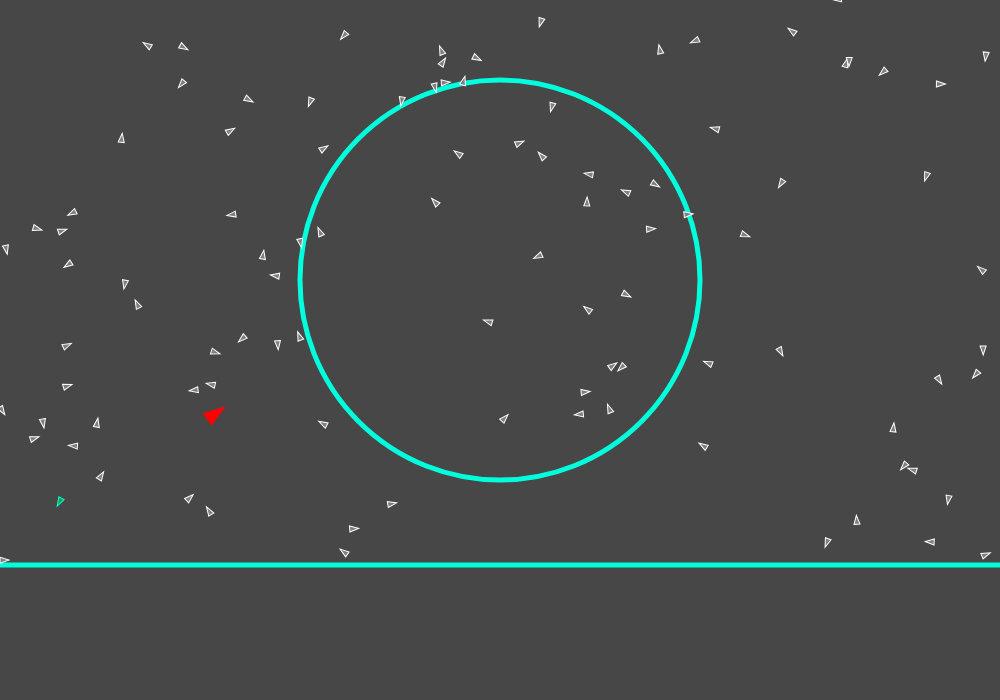
Frame 1 (no input)
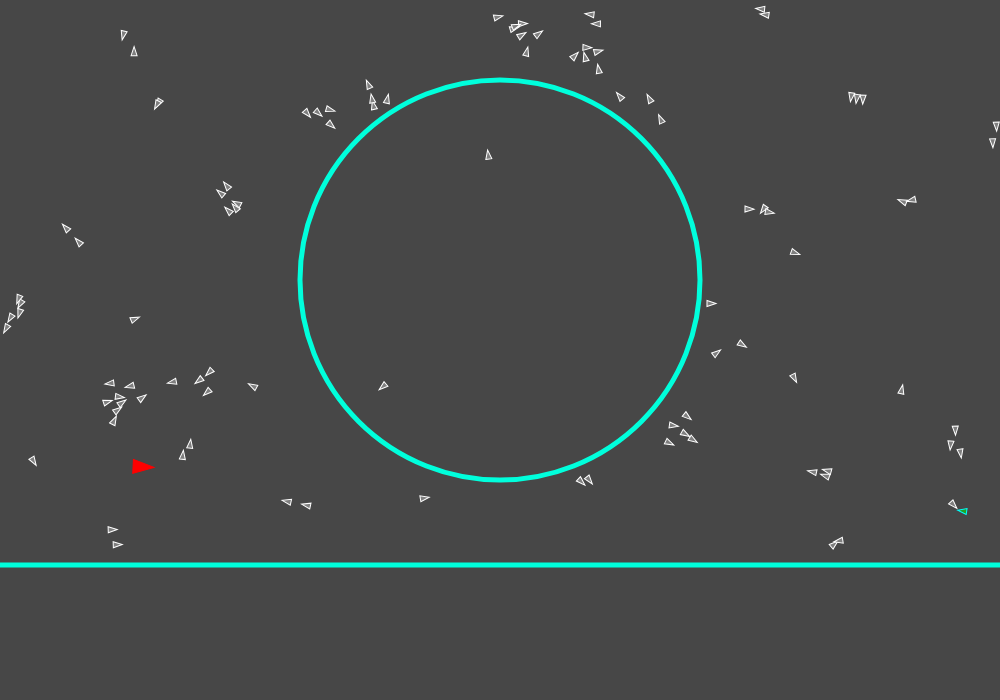
Frame 60 (no input)
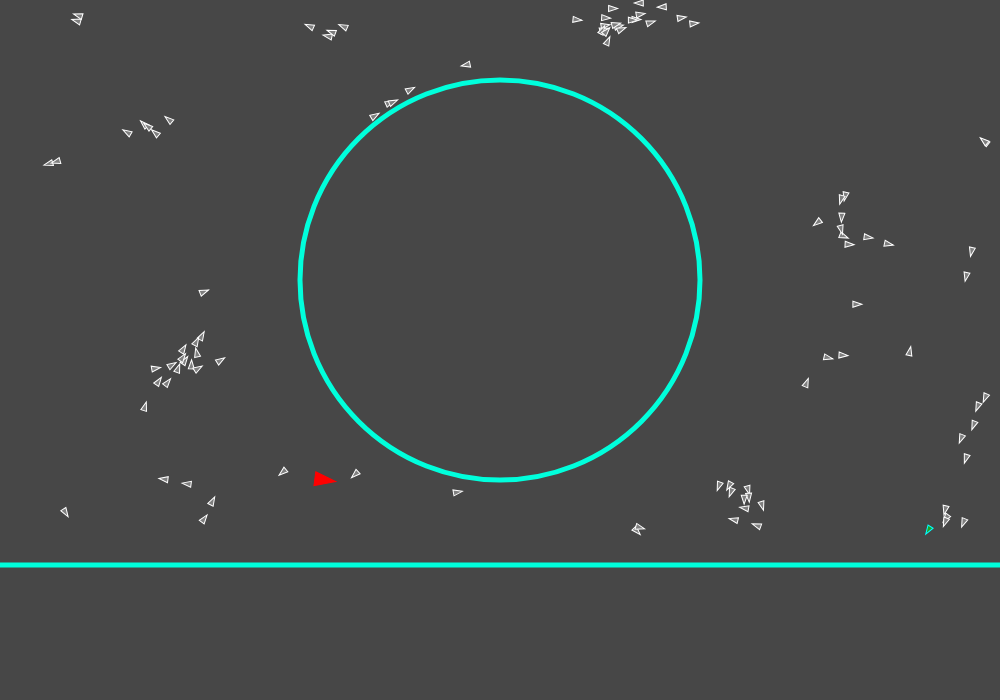
Frame 120 (the mouse pressed at the canvas centre since frame 60)

The p5.js sketch that drew these frames (run headless with seeded random() and noise() and a simulated clock; from frame 60 on, the mouse is pressed at the canvas centre):

// p5.js sketch
// ── sketch.js
let bateaux = [];
let nb = 1;
let targets = [];
let nbT = 100;
let cibles = [];

let aligneSlider, cohesionSlider, separationSlider;
let qt,boundary;
const RADIUS = 200;
const SEUIL=30;

let edgeY;
let p;

function setup() {
	createCanvas(1000,700);
	edgeY = floor(height*0.8);
	p = createP(); p.style('font-size','16');

	for (let i= 0; i<nb;i++) {
		let cible = floor(random(nbT));
		cibles.push(cible);
		let bateau = new Bateau(random(width),random(edgeY),random(2,5),cible);
		bateaux[i] = bateau;
	}
	for (let i= 0; i<nbT;i++) {
		let	target = new Target(random(width),random(edgeY),random(2,2.5));
		if (cibles.includes(i)) target.chasseur = 1;
		targets[i] = target;
	}
	boundary = new Rectangle(width/2,edgeY/2,width/2,edgeY/2);

	aligneSlider = createSlider(0,2,1,0.1);
	cohesionSlider = createSlider(0,2,1,0.1);
	separationSlider = createSlider(0,2,1,0.1);
}

function mousePressed() {
	let	target = new Target(mouseX,mouseY,random(1,4));
	targets.push(target);
	nbT = targets.length;
}

function draw() {
	background(71);
	//- dessin de la target
	stroke(255,0,0,255);
	noFill();
	strokeWeight(3);
	// target = createVector(mouseX, mouseY);
	// circle(target.x,target.y,10);
	//on definit le territoire
	//- un obstacle ..
	stroke(0,255,220,255);
	noFill();
	strokeWeight(5);
	circle(width/2,edgeY/2,2*RADIUS);
	line(0,edgeY+5,width,edgeY+5);
	// Bateaux
	for (let i= 0; i<nb;i++) {
		let bateau = bateaux[i];
//	bateau.addForce(bateau.seek(target.pos)); // vs flee pour eloigner le bateau
		if (bateau.cible === -1) {

		} else {
			bateau.addForce(bateau.pursue(targets[bateau.cible])); // vs evade pour eloigner le bateau
		}
		// bateau.wander();
		if (frameCount % 500 === 0) {
			let cible = bateau.cible;
			cibles = cibles.filter(d=>d!=cible);
			targets[cible].chasseur=-1;
			cible = floor(random(targets.length));
			targets[cible].chasseur=1;
			bateau.cible = cible;
		}
		bateau.update();
		bateau.edge();
		if (bateau.attrap()) {
			let cible = bateau.cible;
			cibles = cibles.filter(d=>d!=cible);
			let supp = targets.splice(cible,1);
			if(targets.length>0) {
				cible = floor(random(targets.length));
				targets[cible].chasseur=1;
				bateau.cible = cible;
			} else {
				bateau.cible = -1;
			}
		}
		bateau.show();
	}

	qt = new Quadtree(boundary,4);
	for (let i= 0; i<targets.length;i++) {
		let target = targets[i];
		let p = new Point(target.pos.x,target.pos.y,target); //console.log(p);
		qt.insert(p);
	}
	for (target of targets) {
		rectMode(CENTER);
		let range = new Rectangle(target.pos.x-20,target.pos.y-20,80,80);
		// strokeWeight(1),stroke(0,255,30);noFill();
		// rect(target.pos.x,target.pos.y,40,40);
		let points = qt.query(range);
//		console.log(points);
		// target.wander();
		target.flock(points);
		target.update();
		target.edge();
		target.show();
	}
	// qt.show();
	p.html(targets.length);
}
// ── bateau.js
class Bateau {
	constructor(x,y,maxS,cible) {
		this.pos = createVector(x,y);
		this.vel = p5.Vector.random2D();
		this.acc = createVector();
		this.r =7;
		this.maxSpeed = maxS;
		this.maxForce = random(0.1,0.4);
		this.wanderTheta = -PI/2;
		this.currentPath = [];
		this.paths = [this.currentPath];

		this.xOff = random(1000);
		this.xOffinc = 0.005;
		this.cible = cible;
		this.couleur = '#ff0000';
	}

	aligne(voisins) {
		let rayon = 30;
		let total =0;
		let steering = createVector();
		for (let other of voisins) {
			let d = dist(other.pos.x,other.pos.y,this.pos.x,this.pos.y);
			if(other != this && d<rayon) {
				steering.add(other.vel);
				total++;
			}
		}
		if (total>0) { 
			steering.div(total);
			steering.setMag(this.maxSpeed);
			steering.sub(this.vel);
			steering.limit(this.maxForce);
		}
		return steering;
	}

	cohesion(voisins) {
		let rayon = 40;
		let total =0;
		let steering = createVector();
		for (let other of voisins) {
			let d = dist(other.pos.x,other.pos.y,this.pos.x,this.pos.y);
			if(other != this && d<rayon) {
				steering.add(other.pos);
				total++;
			}
		}
		if (total>0) { 
			steering.div(total);
			steering.sub(this.pos);
			steering.setMag(this.maxSpeed);
			steering.sub(this.vel);
			steering.limit(this.maxForce);
		}
		return steering;
	}

	separation(voisins) {
		let rayon = 20;
		let total =0;
		let steering = createVector();
		for (let other of voisins) {
			let d = dist(this.pos.x,this.pos.y,other.pos.x,other.pos.y);
			if(other != this && d<rayon) {
				let diff = p5.Vector.sub(this.pos,other.pos);
				diff.div(d);
				steering.add(diff); 
				total++;
			}
		}
		if (total>0) { 
			steering.div(total);
			steering.setMag(this.maxSpeed);
			steering.sub(this.vel);
			steering.limit(this.maxForce);
		}
		return steering;
	}


	flock(voisins) {
		let force = this.aligne(voisins);
		let cohesion = this.cohesion(voisins);
		let separation = this.separation(voisins);

		force.mult(aligneSlider.value());
		cohesion.mult(cohesionSlider.value());
		separation.mult(separationSlider.value());

		force.add(cohesion);
		force.add(separation);
		this.addForce(force);
	}

	wander() {
		// let force=p5.Vector.random2D();
		let wanderP = this.vel.copy();
		wanderP.setMag(70);
		wanderP.add(this.pos);
			noFill();strokeWeight(1);stroke(255);circle(wanderP.x,wanderP.y,1);
			line(this.pos.x,this.pos.y,wanderP.x,wanderP.y);

		let wanderR = 30;
		circle(wanderP.x,wanderP.y,wanderR*2);
		let theta = this.wanderTheta +this.vel.heading();
		let x = wanderR * cos(theta);
		let y = wanderR * sin(theta);
		wanderP.add(x,y);
		// let thetaRange = 0.3;
		// this.wanderTheta += random(-thetaRange,thetaRange);
		this.wanderTheta = noise(this.xOff) * TWO_PI * 2;
		this.xOff+=this.xOffinc;
			fill(0,255,0);circle(wanderP.x,wanderP.y,3);
			line(this.pos.x,this.pos.y,wanderP.x,wanderP.y);

		let force = wanderP.sub(this.pos);
		force.limit(this.maxForce); 
		this.addForce(force);
	}

	arrive(target) {
		return this.seek(target.pos,true);
	}

	pursue(vehicule) {
		let target = vehicule.pos.copy();
		let predict = vehicule.vel.copy();
		predict.mult(SEUIL);
		target.add(predict);

		// fill(0,255,0);
		// noStroke(); 
		// circle(target.x,target.y,5);

		return this.seek(target,true);
	}

	evade(vehicule) {
		let predict = this.pursue(vehicule);
		predict.mult(-1);
		return predict;
	}

	flee(target) {
		return this.seek(target).mult(-1);
	}
	seek(target,arrival=false) {
		let force = p5.Vector.sub(target,this.pos);
		let speed = this.maxSpeed;
		if (arrival) {
			let radius=100;
				// noFill(); stroke(200,170);strokeWeight(1);circle(this.pos.x,this.pos.y,radius);
			let distance = force.mag();
			if(distance<radius) {
				speed = map(distance,0,radius,0,this.maxSpeed);
			}
		}
		force.setMag(speed);
		force.sub(this.vel);
		force.limit(this.maxForce);
		return (force);
	}

	addForce(force) {
		this.acc.add(force);
	}

	update() {
		this.vel.add(this.acc);
		this.vel.limit(this.maxSpeed);
		this.pos.add(this.vel);
		this.acc.mult(0); 

		this.currentPath.push(this.pos.copy());
	}
	show() {
		push();
		translate(this.pos.x,this.pos.y);
		rotate(this.vel.heading());rotate(PI/2);
		fill(this.couleur);
		stroke(this.couleur);
		strokeWeight(1);
		triangle(-this.r,0,this.r,0,0,-3*this.r);
		pop();
	}

	attrap() {
		let d = dist(this.pos.x,this.pos.y,targets[this.cible].pos.x,targets[this.cible].pos.y);
		if (d<SEUIL/2) {
			return true;
		} else { return false; }
	}

	edge() {
		let edge=false;
		let target = this.pos.copy();
		let predict = this.vel.copy();
		predict.mult(SEUIL);
		target.add(predict);
		let d = dist(target.x,target.y,width/2,edgeY/2);
		if (d<RADIUS+SEUIL/10) {
			let evite = createVector(width/2-target.x,edgeY/2-target.y);
			this.vel.sub(evite.setMag(0.2)).limit(this.maxSpeed);
		}
		// console.log(target,this);
		if(this.pos.x>=width) { this.pos.x=0;edge=true;}
		if(target.y>=edgeY) {
			this.vel.add(predict.div(SEUIL).mult(1,-1.05));
			edge=true;}
		// if(this.pos.y>=height) {this.pos.y=0; edge=true;}
		// this.pos.x %= width;
		// this.pos.y %= height;
		if (this.pos.x<0) {this.pos.x=width; edge=true;}
		if (target.y<0) {
			this.vel.add(predict.div(SEUIL).mult(1,-1.05));
			edge = true;}
		// if (this.pos.y<0) {this.pos.y=height; edge = true;}

		if(edge) {
			this.currentPath=[];
			this.paths.push(this.currentPath);
		}
	}
}


class Target extends Bateau {
	constructor(x,y,maxS) {
		super(x,y,maxS);
		this.vel = p5.Vector.random2D();
		this.acc = p5.Vector.random2D();
		this.maxForce=0.05;
		this.couleur=(255,127);
		this.r = 3;
		this.chasseur = -1;
	}
	show() {
		push();
		translate(this.pos.x,this.pos.y);
		rotate(this.vel.heading());rotate(PI/2);
		if (this.chasseur != -1) {
			fill(0,255,0,127);
			stroke(0,255,255);
		} else {
			fill(this.couleur);
			stroke(255);
		}
		strokeWeight(1);
		triangle(-this.r,0,this.r,0,0,-3*this.r);
		pop();


		// push();
		// translate(this.pos.x,this.pos.y);
		// fill('#F06A44');
		// stroke(255);
		// strokeWeight(2);
		// circle(0,0,this.r);
		// pop();

		// stroke(255);noFill();strokeWeight(1);
		// beginShape();
		// for (let v of this.currentPath) {
		// 	vertex(v.x,v.y);
		// }
		// endShape();
	}
}

// ── quadtree.js
class Point {
	constructor(x,y,parent) {
		this.x =x;
		this.y = y;
		this.parent = parent;
	}
}


class Rectangle {
	constructor(x,y,w,h) {
		this.x = x;
		this.y = y;
		this.w = w;
		this.h = h; 
		this.divided = false;
	}
	contains(point) {
		return(point.x >= this.x-this.w && point.x <= this.x + this.w && point.y >= this.y -this.h && point.y <= this.y +this.h);
	}
	intersect(range) {
		return !(range.x- range.w > this.x + this.w || range.x + range.w < this.x - this.w ||
			range.y- range.h > this.y + this.h || range.y + range.h < this.y - this.h);
	}
}

class Quadtree {
	constructor(boundary,n) {
		this.boundary = boundary;
		this.capacity = n;
		this.points = [];
	}

	insert(point) {
		if (!this.boundary.contains(point)) {
			return false;
		}
		if (this.points.length < this.capacity) {
			this.points.push(point);
			return true;
		} else {
			if (!this.divided) {
				this.subdivide();
			}
			if (this.NE.insert(point)) {return true; } else if 
				(this.NW.insert(point)) {return true;} else if 
				(this.SE.insert(point)) {return true; } else if 
				(this.SW.insert(point)) {return true;}
		}
	}
	subdivide() {
		let x = this.boundary.x;
		let y = this.boundary.y;
		let w = this.boundary.w;
		let h = this.boundary.h;
		let NW = new Rectangle(x-w/2,y-h/2,w/2,h/2);
		this.NW = new Quadtree(NW,this.capacity);
		let NE = new Rectangle(x+w/2,y-h/2,w/2,h/2);
		this.NE = new Quadtree(NE,this.capacity);
		let SW = new Rectangle(x-w/2,y+h/2,w/2,h/2);
		this.SW = new Quadtree(SW,this.capacity);
		let SE = new Rectangle(x+w/2,y+h/2,w/2,h/2);
		this.SE = new Quadtree(SE,this.capacity);
		this.divided = true;
	}

	query(range,found) {
		if(!found) found = [];
		if (!this.boundary.intersect(range)) {
			return found;
		} else {
			for (let p of this.points) {
				if (range.contains(p)) {
					found.push(p.parent);
				}
			}
			if (this.divided) {
				this.NE.query(range,found);
				this.NW.query(range,found);
				this.SE.query(range,found);
				this.SW.query(range,found);
			}
		}
		return found;
	}

	show() {
		push()
		rectMode(CENTER);
		stroke(255);
		strokeWeight(1);
		noFill();
		rect(this.boundary.x,this.boundary.y, this.boundary.w*2,this.boundary.h*2);
		if(this.divided) {
			this.NE.show();
			this.NW.show();
			this.SE.show();
			this.SW.show();
		}
		stroke(255,240,240);
		strokeWeight(3);
		for( let p of this.points) {
			point(p.x,p.y);
		}
		pop();
	}
}
